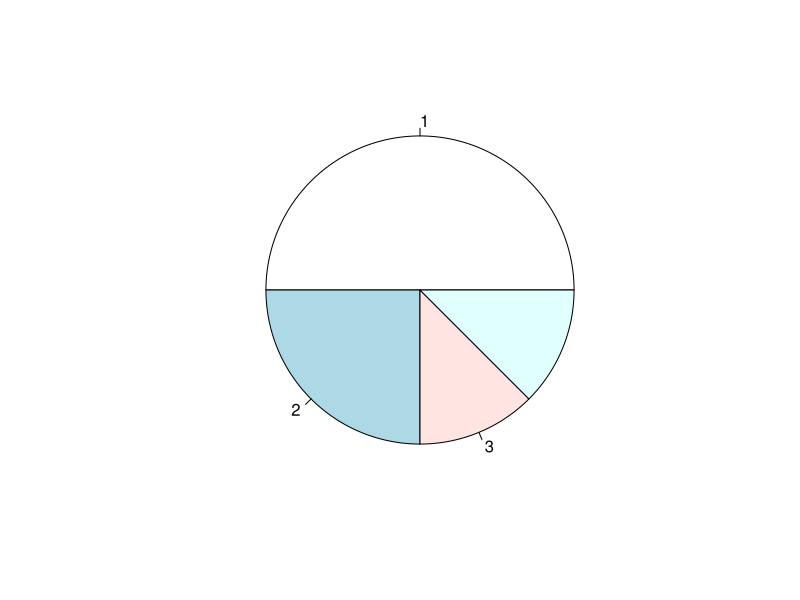

This chart was generated by the following R code:
## ---- chunk 1
pie(c(4,2,1,1), labels=c(1,2,3,NA))
